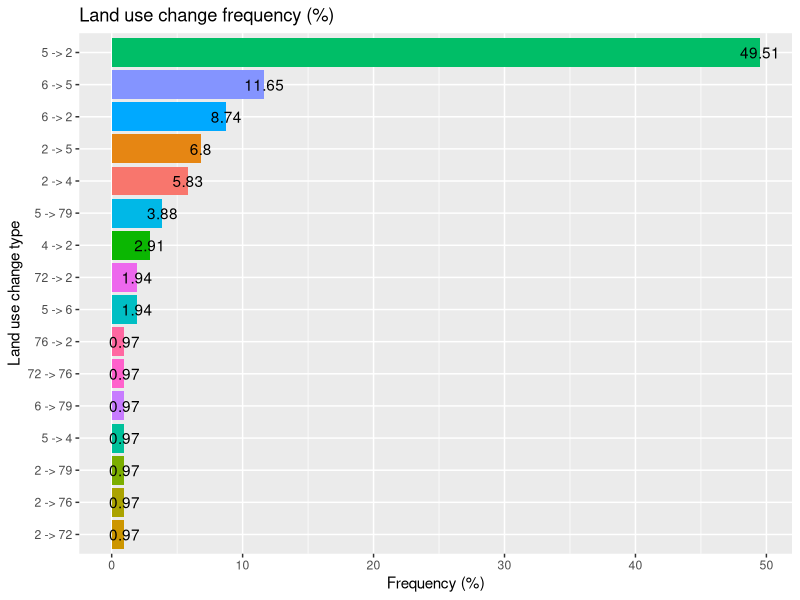
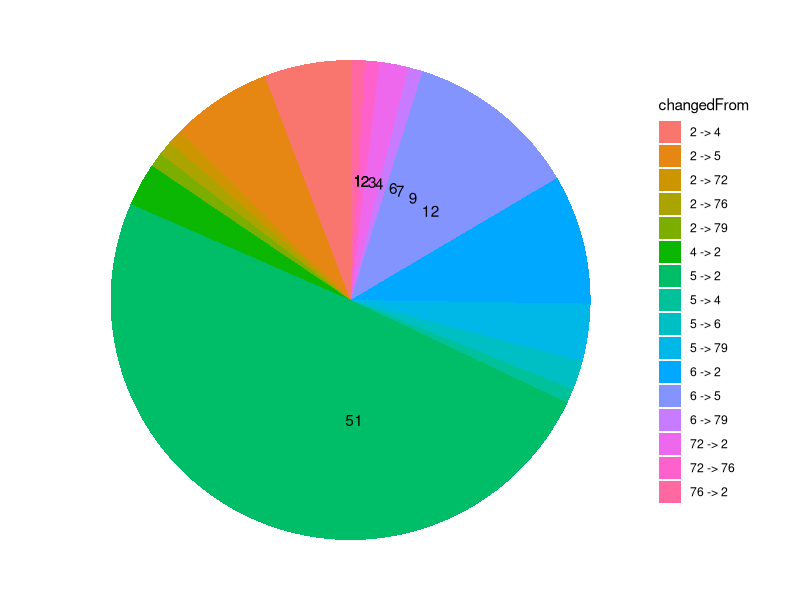
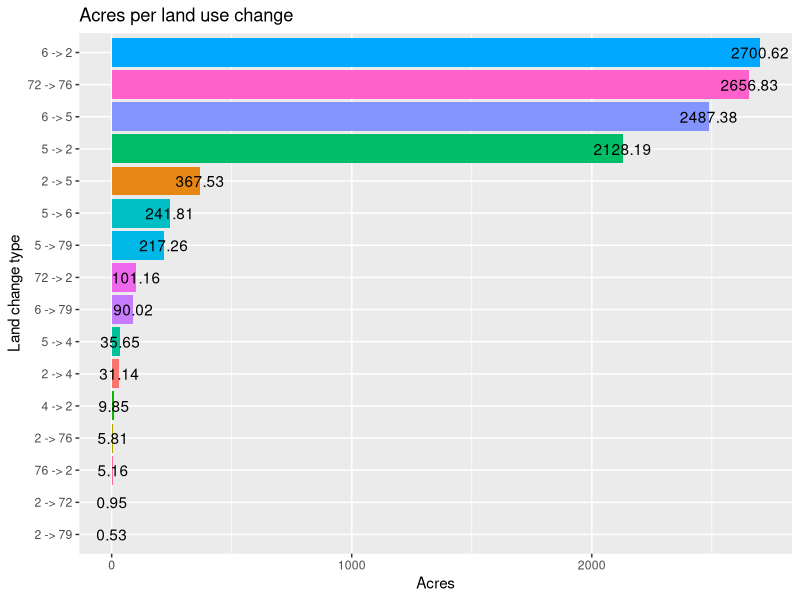
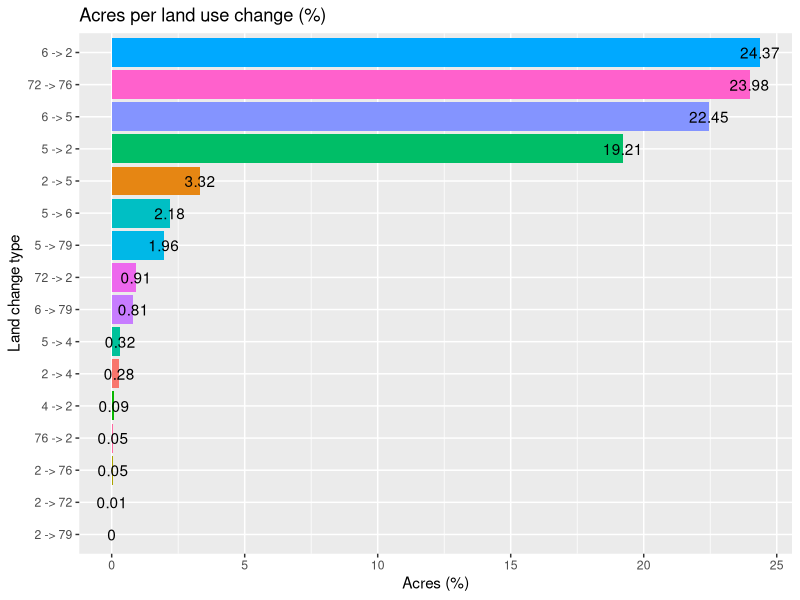
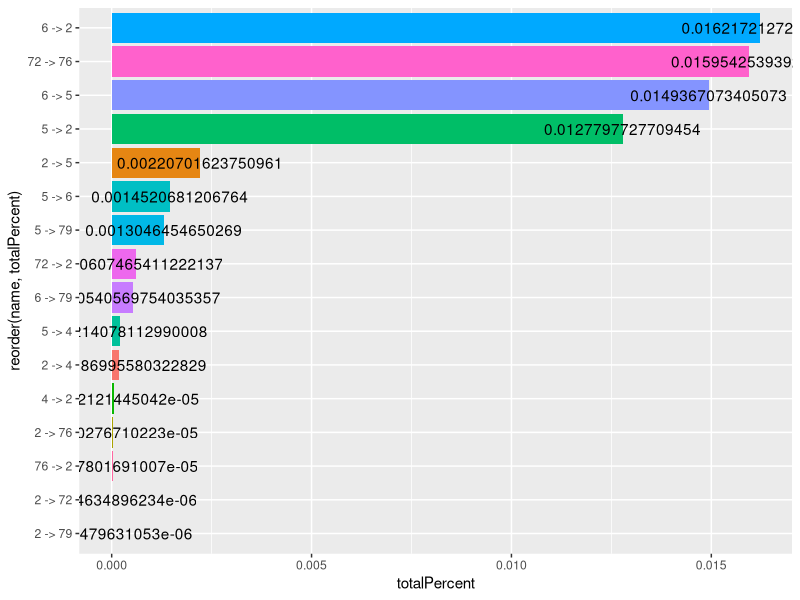
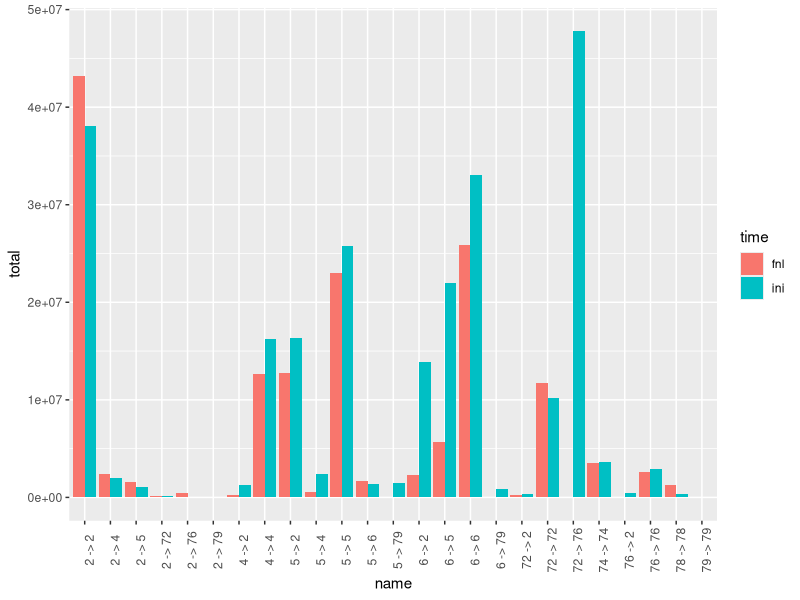
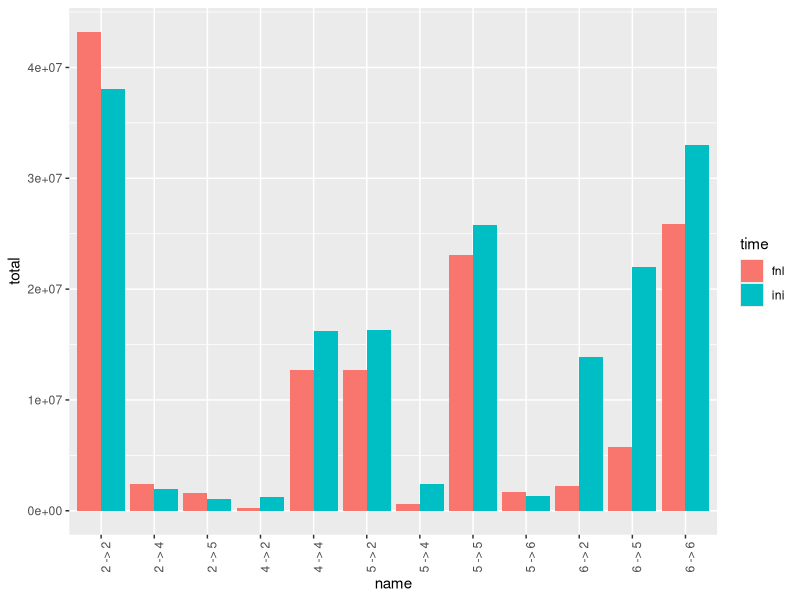
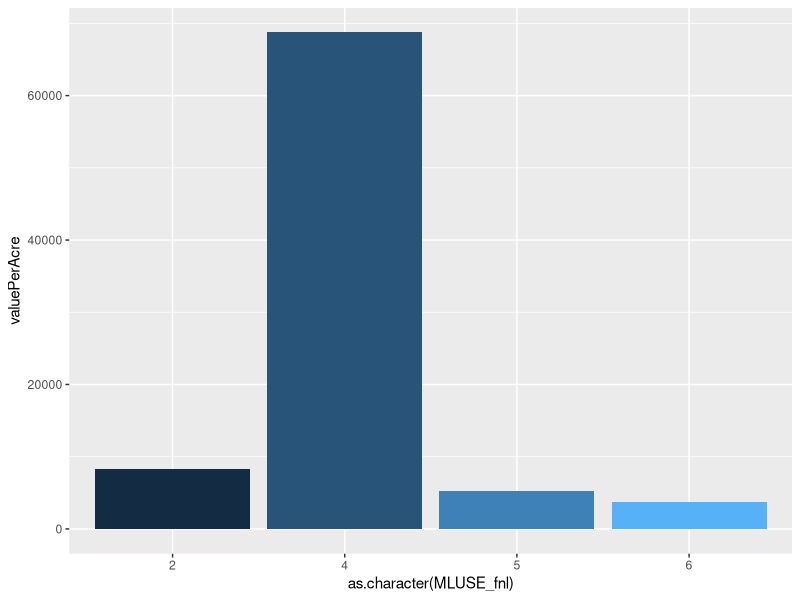

Write R code to recreate these figures, in order.
## ---- chunk 1
knitr::opts_chunk$set(echo = TRUE)
library(ggplot2)
library(dplyr)
## ---- chunk 2
parcel_data <- read.csv("Parcellation_12_21.csv")
View(parcel_data)
## ---- chunk 3
# For now I'm taking out all rows with an NA
parcel_data <- na.omit(parcel_data)
changedFrom <- c()

# Parsing through the land use change.
for(i in 1:nrow(parcel_data)){
  
  if(parcel_data$MLUSE_ini[i] != parcel_data$MLUSE_fnl[i]){
    changedFrom <- c(changedFrom, paste(parcel_data$MLUSE_ini[i], sep=" -> ", parcel_data$MLUSE_fnl[i]))
  }
}

unique(changedFrom)
changedFrom.df <- as.data.frame(table(changedFrom))
#changedFrom.df$Freq <- round(changedFrom.df$Freq/sum(changedFrom.df$Freq), 4) *100
changedFrom.df$perc <- round(changedFrom.df$Freq / sum(changedFrom.df$Freq), 4)*100

# Creating bar chart to find frequency of land use change.
changedFrom1.plt <- ggplot(changedFrom.df, aes(x = reorder(changedFrom, perc), y = perc, fill = changedFrom)) + 
  geom_col() + 
  theme(legend.position = "none") + 
  coord_flip() + 
  geom_text(aes(label = perc), hjust = 0.5) +
  ggtitle("Land use change frequency (%)") +
  ylab("Frequency (%)") + xlab("Land use change type")
changedFrom1.plt

changedFrom2.plt <- ggplot(changedFrom.df, aes(x = "", y = Freq, fill = changedFrom)) + 
  geom_bar(stat = "identity") + 
  theme(legend.position = "right") + 
  coord_flip() + 
  geom_text(aes(label = Freq), hjust = 0.5) +
  coord_polar("y", start = 0) + #looks bad we need to take the scale away
  theme_void()
changedFrom2.plt

## ---- chunk 4
parcel_data$changedFrom <- paste(parcel_data$MLUSE_ini, sep = " -> ", parcel_data$MLUSE_fnl)

sumAcres <- c()

for(i in 1:length(unique(changedFrom))) {
  sumAcres <- c(sumAcres, round(sum(parcel_data[parcel_data$changedFrom == unique(changedFrom)[i],"Area_acre"]), 2))
}


sumAcres <- as.data.frame(sumAcres)
sumAcres$name <- unique(changedFrom)

sumAcres.plt <- ggplot(sumAcres, aes(x = reorder(name, sumAcres), y = sumAcres, fill = name)) + 
  geom_col() + 
  theme(legend.position = "none") + 
  coord_flip() + 
  geom_text(aes(label = sumAcres), hjust = 0.5) +
  ggtitle("Acres per land use change") + ylab("Acres") + xlab("Land change type")
sumAcres.plt

## ---- chunk 5
# Making percents?
sumAcres$percs <- round(sumAcres$sumAcres / sum(sumAcres$sumAcres) * 100, 2)

sumAcresPercs.plt <- ggplot(sumAcres, aes(x = reorder(name, percs), y = percs, fill = name)) + 
  geom_col() + 
  theme(legend.position = "none") + 
  coord_flip() + 
  geom_text(aes(label = percs), hjust = 0.5) +
  ggtitle("Acres per land use change (%)") + ylab("Acres (%)") + xlab("Land change type")

sumAcresPercs.plt
## ---- chunk 6
powTotal <- 166528 # we need to see how this number changed back from 2021, cause this might be the most recent measurement of how big Powhatan is, but in 2021 it might have been smaller.
sumAcres$totalPercent <- sumAcres$sumAcres / powTotal

totalPerc.plt <- ggplot(sumAcres, aes(x = reorder(name, totalPercent), y = totalPercent, fill = name)) + 
  geom_col() + 
  theme(legend.position = "none") + 
  coord_flip() + 
  geom_text(aes(label = totalPercent), hjust = 0.5)

totalPerc.plt
## ---- chunk 7
# Whole dataset graph to look for 

totalLU <- paste(parcel_data$MLUSE_ini, sep=" -> ", parcel_data$MLUSE_fnl)
totalLU.cat <- unique(totalLU)

value.df <- data.frame(ini = parcel_data$MTOTPR_ini, fnl = parcel_data$MTOTPR_fnl, name = totalLU)

value.grouped <- value.df %>% group_by(name) %>% summarize(total_ini = sum(ini), total_fnl = sum(fnl))


# making the data.frame
plot.df <- data.frame(name = c(totalLU, totalLU), value = c(parcel_data$MTOTPR_ini, parcel_data$MTOTPR_fnl), time = c(rep("ini", nrow(parcel_data)), rep("fnl", nrow(parcel_data))))

plot.df <- plot.df %>% group_by(name, time) %>% summarize(total = sum(value))
ggplot(plot.df, aes(x = name, y = total, fill = time)) + geom_col(position = "dodge") + theme(axis.text.x=element_text(angle = 90))
## ---- chunk 8
LU <- c(1, 2, 3, 4, 41, 42, 5, 6)

newParcel_data <- parcel_data[parcel_data$MLUSE_ini %in% LU & parcel_data$MLUSE_fnl %in% LU,]

plot.df2 <- data.frame(name = c(newParcel_data$changedFrom, newParcel_data$changedFrom), value = c(newParcel_data$MTOTPR_ini, newParcel_data$MTOTPR_fnl), time = c(rep("ini", nrow(newParcel_data)), rep("fnl", nrow(newParcel_data))))

plot.df2 <- plot.df2 %>% group_by(name, time) %>% summarize(total = sum(value))

ggplot(plot.df2, aes(x = name, y = total, fill = time)) + geom_col(position = "dodge") + theme(axis.text.x=element_text(angle = 90)) 

## ---- chunk 9
value_per_acre.df <- parcel_data %>% group_by(MLUSE_fnl) %>% summarise(totalAcres = sum(Area_acre), totalValue = sum(MTOTPR_fnl))
value_per_acre.df <- value_per_acre.df %>% mutate(valuePerAcre = totalValue/totalAcres)

ggplot(value_per_acre.df[1:4,], aes(x=as.character(MLUSE_fnl), y = valuePerAcre, fill = 1:4)) + geom_col() + theme(legend.position="none")


